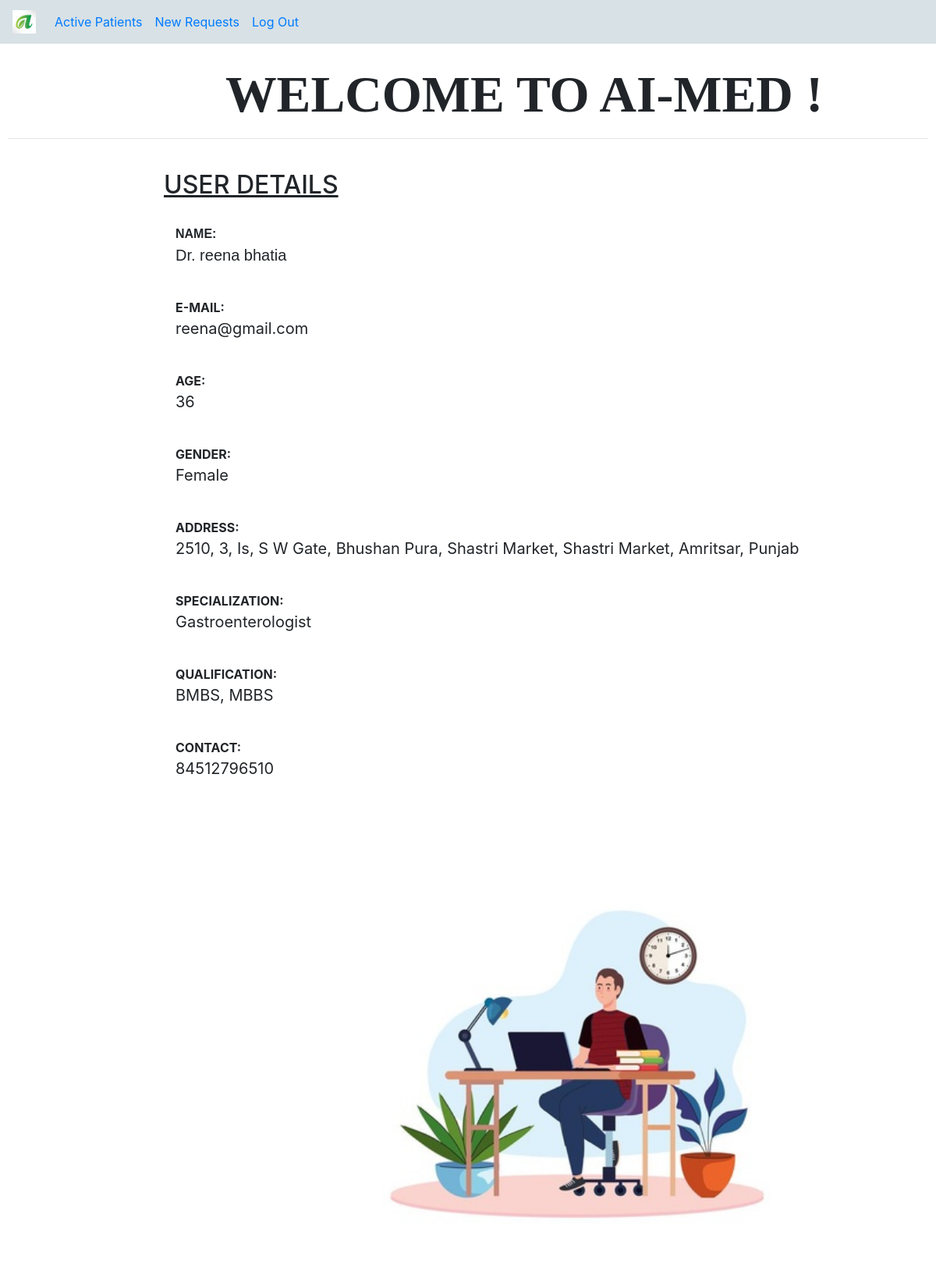
/base (signed in), run on the app's committed database.
### Users/models.py (models this page shows, shortened)
class User(AbstractBaseUser, PermissionsMixin):
    email = models.EmailField(_('email address'), unique=True)
    is_doctor = models.BooleanField(default=False)
    is_patient = models.BooleanField(default=False)
    is_staff = models.BooleanField(default=False)
    is_active = models.BooleanField(default=True)
    date_joined = models.DateTimeField(default=timezone.now)
    USERNAME_FIELD = 'email'
    REQUIRED_FIELDS = []
    objects = CustomUserManager()

class Doctor(models.Model):
    GENDER_CHOICES =(
        ("Female", "F"),
        ("Male", "M"),
        ("Others", "Others"),
    )
    user = models.OneToOneField(User, on_delete=models.CASCADE,related_name="Doctor")
    Name = models.CharField(max_length=80,default = None,null=True)
    Age = models.IntegerField(default = None,null=True)
    Address = models.TextField(max_length=300,null=True)
    Gender = models.CharField(max_length=30,choices = GENDER_CHOICES,default = 'F',null=True)
    Specialization = models.ForeignKey(Specialization,on_delete=models.PROTECT,related_name="Doctors")
    contact  = models.IntegerField(null=True)
    Qualification = models.CharField(max_length=30,null=True)
    lat = models.DecimalField(max_digits=9, decimal_places=6,null=True,default=None)
    lon = models.DecimalField(max_digits=9, decimal_places=6,null=True,default=None)

class Specialization(models.Model):
    Name = models.CharField(max_length=100,null=True,blank=True,default = None)
    def __str__(self):
        return self.Name

### Users/views.py (the view)
# urls.py: path("base",views.base, name = "base"),
def base(request):
    return render(request,'Users/base.html')

### Users/templates/Users/base.html (shortened to what this page needs)
{% load static %}
{% load crispy_forms_tags %}
<link rel="stylesheet" href="https://cdn.jsdelivr.net/npm/bootstrap@4.5.3/dist/css/bootstrap.min.css">
<link href="{% static 'Users/styles.css' %}" rel="stylesheet">
 <nav class="navbar navbar-expand-md fixed-top " style="background-color:#d7e1e6;">
     {% if user.is_authenticated %}
     <a class="navbar-brand" href="{% url 'base' %}">
      {% else %}
      <a class="navbar-brand" href="{% url 'index' %}">
      {% endif %}
     <img src="{% static 'Users/logo.png' %}" width="30" height="30" class="d-inline-block align-top" alt="" loading="lazy">
    </a>
  <div class="collapse navbar-collapse" id="navbarsExampleDefault">
    <ul class="navbar-nav mr-auto">
      {% if user.is_authenticated %}
      {% if user.is_patient %}
      <li class="nav-item">
        <a class="nav-link" href="{% url 'View_Treatment' %}">Treatments</a>
      </li>
      <li class="nav-item">
        <a class="nav-link" href="{% url 'create_Treat' %}">Create New</a>
      </li>
      {% elif user.is_doctor %}
      <li class="nav-item">
        <a class="nav-link" href="{% url 'ActiveTreat' %}">Active Patients</a>
      </li>
      <li class="nav-item">
        <a class="nav-link" href="{% url 'NewTreat' %}">New Requests</a>
      </li>
      {% endif %}
      <li class="nav-item">
        <a class="nav-link" href="{% url 'logout' %}">Log Out</a>
      </li>
      {% endif %}
    </ul>
  </div>
</nav>
<div style="padding-left:12vw";>
<h1 CLASS="heading" ><center> WELCOME TO AI-MED !</center></h1>
</div>
  <hr>
<div style="float:left;padding-left:100px">
  <div style="float:left;padding-left:100px">
  <h2><u>USER DETAILS</u></h2>
<br>
<div class="container" style="font-family:Arial,Helvetica,sans-serif;">
    <strong>NAME:</strong>
    <blockquote class="blockquote mb-0">
      {% if user.is_patient %}
      <p>{{ user.Patient.Name.capitalize }}</p>
      {% elif user.is_doctor %}
      <p>{{ user.Doctor.Name.capitalize }}</p>
    </blockquote>
    {% endif %}
</div>
<br>
<div class="container">
    <strong>E-MAIL:</strong>
    <blockquote class="blockquote mb-0">
      {% if user.is_patient %}
      <p>{{ user.email }}</p>
      {% elif user.is_doctor %}
      <p>{{ user.email }}</p>
    </blockquote>
    {% endif %}
</div>
<br>
<div class="container">
    <strong>AGE:</strong>
    <blockquote class="blockquote mb-0">
      {% if user.is_patient %}
      <p>{{ user.Patient.Age }}</p>
      {% elif user.is_doctor %}
      <p>{{ user.Doctor.Age }}</p>
    </blockquote>
    {% endif %}
</div>
<br>
<div class="container">
    <strong>GENDER:</strong>
    <blockquote class="blockquote mb-0">
      {% if user.is_patient %}
      <p>{{ user.Patient.Gender }}</p>
      {% elif user.is_doctor %}
      <p>{{ user.Doctor.Gender }}</p>
    </blockquote>
    {% endif %}
</div>
<br>
<div class="container">
    <strong>ADDRESS:</strong>
    <blockquote class="blockquote mb-0">
      {% if user.is_patient %}
      <p>{{ user.Patient.Address }}</p>
      {% elif user.is_doctor %}
      <p>{{ user.Doctor.Address }}</p>
    </blockquote>
    {% endif %}
</div>
<br>
 {% if user.is_doctor %}
<div class="container">
    <strong>SPECIALIZATION:</strong>
    <blockquote class="blockquote mb-0">
      <p>{{ user.Doctor.Specialization }}</p>
    </blockquote>
</div>
<br>
<div class="container">
   <strong>QUALIFICATION:</strong>
    <blockquote class="blockquote mb-0">
      <p>{{ user.Doctor.Qualification }}</p>
    </blockquote>
</div>
<br>
<div class="container">
    <strong>CONTACT:</strong>
    <blockquote class="blockquote mb-0">
      <p>{{ user.Doctor.contact }}</p>
    </blockquote>
</div>
<br>
</div>
<div style="float:right;padding-right:200px;padding-top:80px;">
     <img class="mb-4" src="{% static 'Users/user.jpg' %}" alt="" width="500" height="500">
</div>
{% endif %}

### Users/static/Users/styles.css (style rules this page uses)
.heading { font-weight: bold; text-align: center; font-size: 4vmax; font-family: Cambria, Cochin, Georgia, Times, 'Times New Roman', serif; }
hr { box-shadow: 0 10px 10px -10px #8c8c8c inset; }

### data on the page
User: Doctor.Name "Dr. reena bhatia", email "reena@gmail.com", Doctor.Age "36", Doctor.Gender "Female", Doctor.Address "2510, 3, Is, S W Gate, Bhushan Pura, Shastri Market, Shastri Market, Amritsar, Punjab", Doctor.Specialization "Gastroenterologist", Doctor.Qualification "BMBS, MBBS", Doctor.contact "84512796510"
